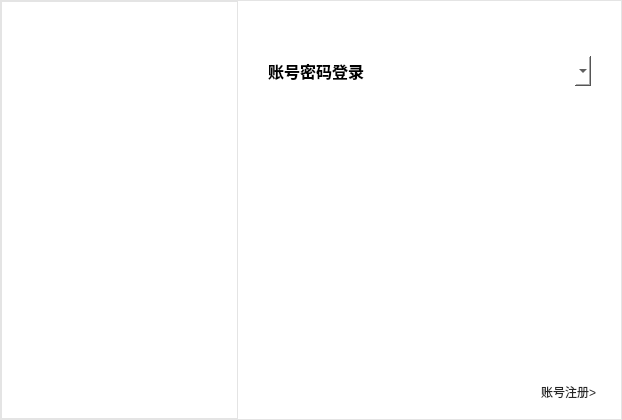
<?xml version="1.0" encoding="UTF-8"?>
<ui version="4.0">
 <class>StartUpWindow</class>
 <widget class="QDialog" name="StartUpWindow">
  <property name="windowModality">
   <enum>Qt::WindowModal</enum>
  </property>
  <property name="geometry">
   <rect>
    <x>0</x>
    <y>0</y>
    <width>622</width>
    <height>420</height>
   </rect>
  </property>
  <property name="sizePolicy">
   <sizepolicy hsizetype="Fixed" vsizetype="Fixed">
    <horstretch>0</horstretch>
    <verstretch>0</verstretch>
   </sizepolicy>
  </property>
  <property name="minimumSize">
   <size>
    <width>620</width>
    <height>418</height>
   </size>
  </property>
  <property name="maximumSize">
   <size>
    <width>622</width>
    <height>420</height>
   </size>
  </property>
  <property name="windowTitle">
   <string>&#30331;&#24405;</string>
  </property>
  <property name="windowIcon">
   <iconset resource="themestyle.qrc">
    <normaloff>:/Resource/Images/logo-reverse.png</normaloff>:/Resource/Images/logo-reverse.png</iconset>
  </property>
  <property name="styleSheet">
   <string notr="true">background:rgba(255,255,255,1);
border:1px solid rgba(228,228,228,1);</string>
  </property>
  <layout class="QHBoxLayout" name="horizontalLayout_8" stretch="300,475">
   <property name="spacing">
    <number>0</number>
   </property>
   <property name="leftMargin">
    <number>1</number>
   </property>
   <property name="topMargin">
    <number>1</number>
   </property>
   <property name="rightMargin">
    <number>1</number>
   </property>
   <property name="bottomMargin">
    <number>1</number>
   </property>
   <item>
    <widget class="QWidget" name="widgetLeft" native="true">
     <property name="enabled">
      <bool>true</bool>
     </property>
     <property name="sizePolicy">
      <sizepolicy hsizetype="Preferred" vsizetype="Preferred">
       <horstretch>0</horstretch>
       <verstretch>0</verstretch>
      </sizepolicy>
     </property>
     <property name="minimumSize">
      <size>
       <width>237</width>
       <height>418</height>
      </size>
     </property>
     <property name="maximumSize">
      <size>
       <width>237</width>
       <height>418</height>
      </size>
     </property>
     <property name="styleSheet">
      <string notr="true">border-image:url(:Resource/Images/main_left_bgimg.png);
</string>
     </property>
     <layout class="QHBoxLayout" name="horizontalLayout_4">
      <property name="leftMargin">
       <number>0</number>
      </property>
      <property name="topMargin">
       <number>0</number>
      </property>
      <property name="rightMargin">
       <number>0</number>
      </property>
      <property name="bottomMargin">
       <number>0</number>
      </property>
      <item>
       <layout class="QVBoxLayout" name="verticalLayout_6">
        <property name="spacing">
         <number>0</number>
        </property>
        <property name="sizeConstraint">
         <enum>QLayout::SetDefaultConstraint</enum>
        </property>
        <property name="leftMargin">
         <number>0</number>
        </property>
        <property name="topMargin">
         <number>40</number>
        </property>
        <property name="rightMargin">
         <number>0</number>
        </property>
        <property name="bottomMargin">
         <number>0</number>
        </property>
        <item>
         <layout class="QVBoxLayout" name="verticalLayout">
          <item>
           <layout class="QHBoxLayout" name="horizontalLayout_6">
            <item>
             <widget class="QLabel" name="label_8">
              <property name="minimumSize">
               <size>
                <width>70</width>
                <height>68</height>
               </size>
              </property>
              <property name="maximumSize">
               <size>
                <width>70</width>
                <height>68</height>
               </size>
              </property>
              <property name="styleSheet">
               <string notr="true">font-size:12px;
font-family:PingFangHK-Light;
font-weight:300;
color:rgba(255,255,255,0.85);
border-image:transparent;
background:transparent;
border:0px solid rgba(228,228,228,1);</string>
              </property>
              <property name="text">
               <string/>
              </property>
              <property name="pixmap">
               <pixmap resource="themestyle.qrc">:/Resource/Images/logo.png</pixmap>
              </property>
              <property name="scaledContents">
               <bool>false</bool>
              </property>
              <property name="alignment">
               <set>Qt::AlignCenter</set>
              </property>
             </widget>
            </item>
           </layout>
          </item>
          <item>
           <layout class="QHBoxLayout" name="horizontalLayout_7">
            <item>
             <widget class="QLabel" name="label">
              <property name="minimumSize">
               <size>
                <width>0</width>
                <height>35</height>
               </size>
              </property>
              <property name="maximumSize">
               <size>
                <width>210</width>
                <height>35</height>
               </size>
              </property>
              <property name="layoutDirection">
               <enum>Qt::LeftToRight</enum>
              </property>
              <property name="styleSheet">
               <string notr="true">font-size:25px;
font-family:PingFangHK-Light;
font-weight:500;
color:rgba(255,255,255,0.85);
border-image:transparent;
background:transparent;
border:0px solid rgba(228,228,228,1);</string>
              </property>
              <property name="text">
               <string>&#26592;&#27308;&#20113;&#23548;&#36134;&#24037;&#20855;</string>
              </property>
              <property name="alignment">
               <set>Qt::AlignCenter</set>
              </property>
              <property name="margin">
               <number>0</number>
              </property>
             </widget>
            </item>
           </layout>
          </item>
         </layout>
        </item>
        <item>
         <layout class="QHBoxLayout" name="horizontalLayout_2">
          <property name="spacing">
           <number>8</number>
          </property>
          <property name="leftMargin">
           <number>24</number>
          </property>
          <property name="topMargin">
           <number>40</number>
          </property>
          <item>
           <widget class="QLabel" name="label_11">
            <property name="minimumSize">
             <size>
              <width>32</width>
              <height>32</height>
             </size>
            </property>
            <property name="maximumSize">
             <size>
              <width>32</width>
              <height>32</height>
             </size>
            </property>
            <property name="styleSheet">
             <string notr="true">font-size:12px;
font-family:PingFangHK-Light;
font-weight:300;
color:rgba(255,255,255,0.85);
border-image:transparent;
background:transparent;
border:0px solid rgba(228,228,228,1);</string>
            </property>
            <property name="text">
             <string/>
            </property>
            <property name="pixmap">
             <pixmap resource="themestyle.qrc">:/Resource/Images/icon1.png</pixmap>
            </property>
            <property name="alignment">
             <set>Qt::AlignCenter</set>
            </property>
           </widget>
          </item>
          <item>
           <layout class="QVBoxLayout" name="verticalLayout_2">
            <property name="spacing">
             <number>0</number>
            </property>
            <item>
             <widget class="QLabel" name="label_7">
              <property name="minimumSize">
               <size>
                <width>0</width>
                <height>20</height>
               </size>
              </property>
              <property name="maximumSize">
               <size>
                <width>200</width>
                <height>20</height>
               </size>
              </property>
              <property name="styleSheet">
               <string notr="true">font-size:14px;
font-weight:400;
line-height:20px;
color:rgba(255,255,255,1);
border-image:none;
background:none;
border:none;</string>
              </property>
              <property name="text">
               <string>&#19968;&#38190;&#25805;&#20316;&#65292;&#24555;&#36895;&#36801;&#31227;</string>
              </property>
             </widget>
            </item>
           </layout>
          </item>
         </layout>
        </item>
        <item>
         <layout class="QHBoxLayout" name="horizontalLayout">
          <property name="spacing">
           <number>8</number>
          </property>
          <property name="leftMargin">
           <number>24</number>
          </property>
          <property name="topMargin">
           <number>40</number>
          </property>
          <item>
           <widget class="QLabel" name="label_10">
            <property name="minimumSize">
             <size>
              <width>32</width>
              <height>32</height>
             </size>
            </property>
            <property name="maximumSize">
             <size>
              <width>32</width>
              <height>32</height>
             </size>
            </property>
            <property name="styleSheet">
             <string notr="true">font-size:12px;
font-family:PingFangHK-Light;
font-weight:300;
color:rgba(255,255,255,0.85);
border-image:transparent;
background:transparent;
border:0px solid rgba(228,228,228,1);</string>
            </property>
            <property name="text">
             <string/>
            </property>
            <property name="pixmap">
             <pixmap resource="themestyle.qrc">:/Resource/Images/icon2.png</pixmap>
            </property>
            <property name="alignment">
             <set>Qt::AlignCenter</set>
            </property>
           </widget>
          </item>
          <item>
           <layout class="QVBoxLayout" name="verticalLayout_3">
            <property name="spacing">
             <number>0</number>
            </property>
            <item>
             <widget class="QLabel" name="label_4">
              <property name="sizePolicy">
               <sizepolicy hsizetype="Fixed" vsizetype="Fixed">
                <horstretch>0</horstretch>
                <verstretch>0</verstretch>
               </sizepolicy>
              </property>
              <property name="minimumSize">
               <size>
                <width>0</width>
                <height>20</height>
               </size>
              </property>
              <property name="maximumSize">
               <size>
                <width>200</width>
                <height>20</height>
               </size>
              </property>
              <property name="styleSheet">
               <string notr="true">font-size:14px;
font-weight:400;
line-height:20px;
color:rgba(255,255,255,1);
border-image:none;
background:none;
border:none;</string>
              </property>
              <property name="text">
               <string>&#25805;&#20316;&#30028;&#38754;&#31616;&#21333;&#26131;&#29992;</string>
              </property>
             </widget>
            </item>
           </layout>
          </item>
         </layout>
        </item>
        <item>
         <layout class="QHBoxLayout" name="horizontalLayout_3">
          <property name="spacing">
           <number>8</number>
          </property>
          <property name="leftMargin">
           <number>24</number>
          </property>
          <property name="topMargin">
           <number>40</number>
          </property>
          <item>
           <widget class="QLabel" name="label_9">
            <property name="minimumSize">
             <size>
              <width>23</width>
              <height>32</height>
             </size>
            </property>
            <property name="maximumSize">
             <size>
              <width>32</width>
              <height>32</height>
             </size>
            </property>
            <property name="styleSheet">
             <string notr="true">font-size:12px;
font-family:PingFangHK-Light;
font-weight:300;
color:rgba(255,255,255,0.85);
border-image:transparent;
background:transparent;
border:0px solid rgba(228,228,228,1);</string>
            </property>
            <property name="text">
             <string/>
            </property>
            <property name="pixmap">
             <pixmap resource="themestyle.qrc">:/Resource/Images/icon3.png</pixmap>
            </property>
            <property name="alignment">
             <set>Qt::AlignCenter</set>
            </property>
           </widget>
          </item>
          <item>
           <layout class="QVBoxLayout" name="verticalLayout_4">
            <property name="spacing">
             <number>0</number>
            </property>
            <item>
             <widget class="QLabel" name="label_2">
              <property name="minimumSize">
               <size>
                <width>0</width>
                <height>20</height>
               </size>
              </property>
              <property name="maximumSize">
               <size>
                <width>200</width>
                <height>20</height>
               </size>
              </property>
              <property name="styleSheet">
               <string notr="true">font-size:14px;
font-weight:400;
line-height:20px;
color:rgba(255,255,255,1);
border-image:none;
background:none;
border:none;</string>
              </property>
              <property name="text">
               <string>&#20840;&#27969;&#31243;&#33258;&#21160;&#21270;&#25805;&#20316;</string>
              </property>
             </widget>
            </item>
           </layout>
          </item>
         </layout>
        </item>
        <item>
         <spacer name="verticalSpacer_3">
          <property name="orientation">
           <enum>Qt::Vertical</enum>
          </property>
          <property name="sizeHint" stdset="0">
           <size>
            <width>20</width>
            <height>40</height>
           </size>
          </property>
         </spacer>
        </item>
       </layout>
      </item>
     </layout>
    </widget>
   </item>
   <item>
    <widget class="QWidget" name="widgetRight" native="true">
     <property name="minimumSize">
      <size>
       <width>383</width>
       <height>418</height>
      </size>
     </property>
     <property name="maximumSize">
      <size>
       <width>383</width>
       <height>418</height>
      </size>
     </property>
     <property name="styleSheet">
      <string notr="true">border:none;</string>
     </property>
     <layout class="QHBoxLayout" name="horizontalLayout_5">
      <property name="spacing">
       <number>0</number>
      </property>
      <property name="sizeConstraint">
       <enum>QLayout::SetDefaultConstraint</enum>
      </property>
      <property name="leftMargin">
       <number>0</number>
      </property>
      <property name="topMargin">
       <number>0</number>
      </property>
      <property name="rightMargin">
       <number>0</number>
      </property>
      <property name="bottomMargin">
       <number>0</number>
      </property>
      <item>
       <layout class="QVBoxLayout" name="verticalLayout_7" stretch="40,70,495,60">
        <property name="spacing">
         <number>0</number>
        </property>
        <property name="topMargin">
         <number>0</number>
        </property>
        <property name="bottomMargin">
         <number>5</number>
        </property>
        <item>
         <widget class="QWidget" name="widgetTitle" native="true">
          <property name="enabled">
           <bool>true</bool>
          </property>
          <property name="sizePolicy">
           <sizepolicy hsizetype="Fixed" vsizetype="Fixed">
            <horstretch>0</horstretch>
            <verstretch>0</verstretch>
           </sizepolicy>
          </property>
          <property name="minimumSize">
           <size>
            <width>0</width>
            <height>40</height>
           </size>
          </property>
          <property name="maximumSize">
           <size>
            <width>475</width>
            <height>40</height>
           </size>
          </property>
          <layout class="QHBoxLayout" name="horizontalLayout_9">
           <property name="spacing">
            <number>0</number>
           </property>
           <property name="leftMargin">
            <number>0</number>
           </property>
           <property name="topMargin">
            <number>0</number>
           </property>
           <property name="rightMargin">
            <number>1</number>
           </property>
           <property name="bottomMargin">
            <number>0</number>
           </property>
           <item>
            <spacer name="horizontalSpacer">
             <property name="orientation">
              <enum>Qt::Horizontal</enum>
             </property>
             <property name="sizeHint" stdset="0">
              <size>
               <width>40</width>
               <height>20</height>
              </size>
             </property>
            </spacer>
           </item>
           <item alignment="Qt::AlignRight|Qt::AlignTop">
            <widget class="QWidget" name="widgetSize" native="true">
             <property name="minimumSize">
              <size>
               <width>50</width>
               <height>40</height>
              </size>
             </property>
             <property name="maximumSize">
              <size>
               <width>80</width>
               <height>40</height>
              </size>
             </property>
             <layout class="QHBoxLayout" name="horizontalLayout_10">
              <property name="spacing">
               <number>0</number>
              </property>
              <property name="leftMargin">
               <number>0</number>
              </property>
              <property name="topMargin">
               <number>0</number>
              </property>
              <property name="rightMargin">
               <number>1</number>
              </property>
              <property name="bottomMargin">
               <number>0</number>
              </property>
              <item>
               <widget class="QPushButton" name="btnMin">
                <property name="minimumSize">
                 <size>
                  <width>35</width>
                  <height>35</height>
                 </size>
                </property>
                <property name="maximumSize">
                 <size>
                  <width>35</width>
                  <height>35</height>
                 </size>
                </property>
                <property name="text">
                 <string/>
                </property>
                <property name="autoDefault">
                 <bool>false</bool>
                </property>
               </widget>
              </item>
              <item>
               <widget class="QPushButton" name="btnExit">
                <property name="minimumSize">
                 <size>
                  <width>35</width>
                  <height>35</height>
                 </size>
                </property>
                <property name="maximumSize">
                 <size>
                  <width>35</width>
                  <height>35</height>
                 </size>
                </property>
                <property name="text">
                 <string/>
                </property>
                <property name="autoDefault">
                 <bool>false</bool>
                </property>
               </widget>
              </item>
             </layout>
            </widget>
           </item>
          </layout>
         </widget>
        </item>
        <item>
         <layout class="QHBoxLayout" name="layouLoginMenu">
          <property name="spacing"><number>12</number></property>
          <property name="leftMargin"><number>30</number></property>
          <property name="topMargin"><number>15</number></property>
          <property name="rightMargin"><number>30</number></property>
          <item><widget class="QLabel" name="labelPasswordLogin">
           <property name="text"><string>账号密码登录</string></property>
           <property name="styleSheet"><string>font-size:16px; font-weight:600;</string></property>
          </widget></item>
          <item><spacer name="loginEnvironmentSpacer"><property name="orientation"><enum>Qt::Horizontal</enum></property><property name="sizeHint"><size><width>10</width><height>10</height></size></property></spacer></item>
          <item><widget class="QComboBox" name="loginEnvironment">
           <property name="minimumSize"><size><width>120</width><height>30</height></size></property>
           <property name="accessibleName"><string>登录环境</string></property>
           <property name="toolTip"><string>选择正式环境或测试环境</string></property>
          </widget></item>
         </layout>
        </item>
        <item>
         <layout class="QVBoxLayout" name="verticalLayout_5" stretch="10,0,30">
          <item>
           <spacer name="verticalSpacer_2">
            <property name="orientation">
             <enum>Qt::Vertical</enum>
            </property>
            <property name="sizeHint" stdset="0">
             <size>
              <width>20</width>
              <height>40</height>
             </size>
            </property>
           </spacer>
          </item>
          <item>
           <layout class="QHBoxLayout" name="loginWidget"/>
          </item>
          <item>
           <spacer name="verticalSpacer">
            <property name="orientation">
             <enum>Qt::Vertical</enum>
            </property>
            <property name="sizeHint" stdset="0">
             <size>
              <width>20</width>
              <height>40</height>
             </size>
            </property>
           </spacer>
          </item>
         </layout>
        </item>
        <item>
         <layout class="QHBoxLayout" name="registorLayout">
          <property name="leftMargin">
           <number>0</number>
          </property>
          <property name="rightMargin">
           <number>25</number>
          </property>
          <property name="bottomMargin">
           <number>10</number>
          </property>
          <item>
           <widget class="QLabel" name="labelFlag">
            <property name="styleSheet">
             <string notr="true">border:none;</string>
            </property>
            <property name="text">
             <string/>
            </property>
           </widget>
          </item>
          <item alignment="Qt::AlignRight">
           <widget class="QPushButton" name="btnRegistor">
            <property name="maximumSize">
             <size>
              <width>80</width>
              <height>25</height>
             </size>
            </property>
            <property name="cursor">
             <cursorShape>PointingHandCursor</cursorShape>
            </property>
            <property name="layoutDirection">
             <enum>Qt::LeftToRight</enum>
            </property>
            <property name="styleSheet">
             <string notr="true">font-weight:400;
color:rgba(0,0,0,0.85);
line-height:20px;</string>
            </property>
            <property name="text">
             <string>&#36134;&#21495;&#27880;&#20876;&gt;</string>
            </property>
            <property name="iconSize">
             <size>
              <width>0</width>
              <height>0</height>
             </size>
            </property>
            <property name="autoDefault">
             <bool>false</bool>
            </property>
            <property name="flat">
             <bool>true</bool>
            </property>
           </widget>
          </item>
         </layout>
        </item>
       </layout>
      </item>
     </layout>
    </widget>
   </item>
  </layout>
 </widget>
 <layoutdefault spacing="6" margin="0"/>
 <tabstops>
  <tabstop>loginEnvironment</tabstop>
  <tabstop>btnRegistor</tabstop>
  <tabstop>btnMin</tabstop>
  <tabstop>btnExit</tabstop>
 </tabstops>
 <resources>
  <include location="themestyle.qrc"/>
 </resources>
 <connections/>
</ui>
